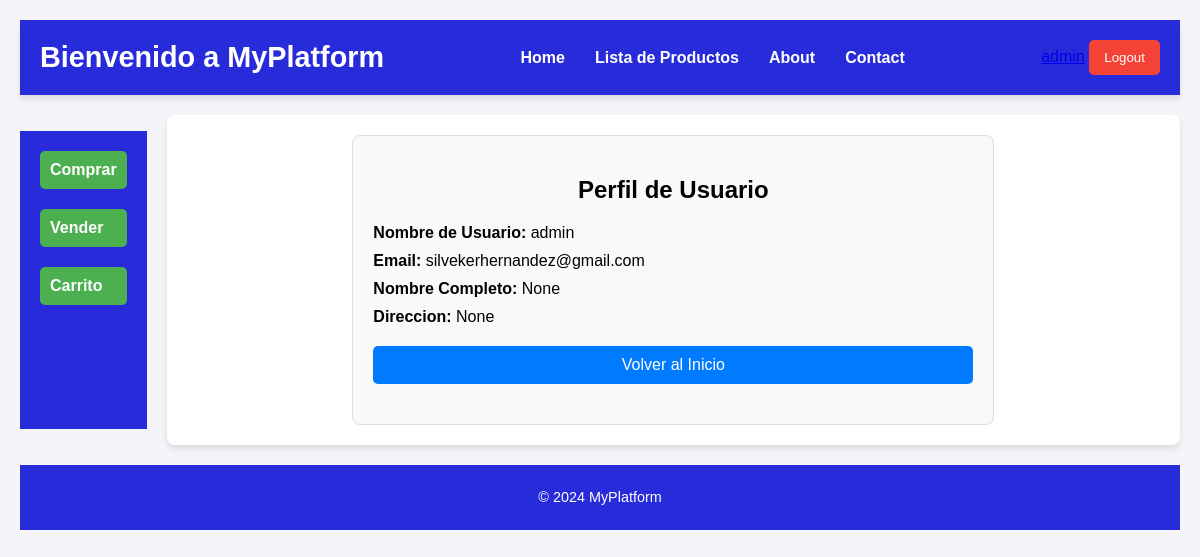
Page /users//profile/ (signed in) on the committed database.
### users/models.py (models this page shows, shortened)
class CustomUser(AbstractUser):
    is_buyer = models.BooleanField(default=False)
    is_seller = models.BooleanField(default=False)
    full_name = models.CharField(max_length=255, blank=True, null=True)
    phone_number = models.CharField(max_length=20, blank=True, null=True)
    address = models.TextField(blank=True, null=True)

### users/views.py (the view)
# urls.py: path('profile/', ProfileView.as_view(), name='profile'),
@method_decorator(login_required, name='dispatch')
class ProfileView(TemplateView):
    template_name = 'users/profile.html'
    def get_context_data(self, **kwargs):
        context = super().get_context_data(**kwargs)
        context['user'] = self.request.user  # Pasamos el usuario autenticado a la plantilla
        return context

### users/templates/users/profile.html
{% extends 'home.html' %}
{% load static %}
{% block content %}
<link rel="stylesheet" href="{% static 'css\profile.css' %}">
<div class="profile-container">
    <h2>Perfil de Usuario</h2>
    <p><strong>Nombre de Usuario:</strong> {{ user.username }}</p>
    <p><strong>Email:</strong> {{ user.email }}</p>
    <p><strong>Nombre Completo:</strong> {{ user.full_name }}</p>
    <p><strong>Direccion:</strong> {{ user.address }}</p>
    <a href="{% url 'home' %}" class="btn">Volver al Inicio</a>
</div>
{% endblock %}

### templates/home.html (shortened to what this page needs)
{% load static %}
<!DOCTYPE html>
<html lang="en">
<head>
    <link rel="stylesheet" href="{% static 'css\home.css' %}">
</head>
<body>
    <div class="grid-container">
        <header>
            <h1>Bienvenido a MyPlatform</h1>
            <ul>
                <li><a href="{% url 'home' %}">Home</a></li>
                <li><a href="{% url 'product_list' %}">Lista de Productos</a></li>
                <li><a href="">About</a></li>
                <li><a href="">Contact</a></li>
            </ul>
            <div>
                {% if user.is_authenticated %}
                    <form method="post" action="{% url 'logout' %}" style="display: inline;">
                        <a href="{% url 'profile' %}">{{ user.username }}</a>
                        <button type="submit">Logout</button>
                    </form>
                {% else %}
                    <a href="{% url 'login' %}">Login</a>
                {% endif %}
            </div>
        </header>
        <menu>
            <li>
                <a href="{% url 'available_products' %}">Comprar</a>
            </li>
            <li>
                <a href="{% url 'sell_product' %}">Vender</a>
            </li>
            <li>
                <a href="{% url 'view_cart' %}">Carrito</a>
            </li>
        </menu>
        <main>
            {% block content %}{% endblock content %}
        </main>
        <footer>
            <p>&copy; 2024 MyPlatform</p>
        </footer>
    </div>
</body>
</html>

### static/css/home.css (style rules this page uses)
body { background-color: #f4f4f9; font-family: Arial, sans-serif; margin: 0; padding: 0; }
.grid-container { display: grid; grid-template-areas: "a a a a a a a a a" "b c c c c c c c c" "d d d d d d d d d"; gap: 20px; grid-template-columns: repeat(9, 1fr); grid-template-rows: auto 1fr auto; padding: 20px; }
header { grid-area: a; background-color: #282bda; color: white; padding: 20px; display: flex; justify-content: space-between; align-items: center; box-shadow: 0 4px 6px rgba(0, 0, 0, 0.1); }
header h1 { margin: 0; font-size: 1.8rem; }
header ul { list-style: none; padding: 0; margin: 0; display: flex; }
header ul li { margin: 0 15px; }
header ul li a { color: white; text-decoration: none; font-weight: bold; transition: color 0.3s ease; }
header div { display: flex; align-items: center; }
header form { display: inline-block; }
header button { background-color: #f44336; color: white; border: none; padding: 10px 15px; border-radius: 5px; cursor: pointer; transition: background-color 0.3s ease; }
menu { grid-area: b; background-color: #282bda; color: white; padding: 20px; display: flex; flex-direction: column; gap: 20px; }
menu a { display: block; color: white; text-decoration: none; font-weight: bold; padding: 10px; border-radius: 5px; background-color: #4CAF50; transition: background-color 0.3s ease; width: 100%; box-sizing: border-box; }
main { grid-area: c; background-color: #ffffff; padding: 20px; border-radius: 8px; box-shadow: 0 4px 6px rgba(0, 0, 0, 0.1); }
footer { grid-area: d; background-color: #282bda; color: white; text-align: center; padding: 10px 0; font-size: 0.9rem; }
menu li { list-style: none; padding: 0; margin: 0; }

### static/css/profile.css (style rules this page uses)
.profile-container { max-width: 600px; margin: 0 auto; padding: 20px; background-color: #f9f9f9; border: 1px solid #ddd; border-radius: 8px; }
.profile-container h2 { text-align: center; margin-bottom: 20px; }
.profile-container p { font-size: 16px; margin: 10px 0; }
.profile-container .btn { display: block; margin: 20px auto; padding: 10px 20px; background-color: #007bff; color: white; text-decoration: none; text-align: center; border-radius: 5px; transition: background-color 0.3s ease; }

### rows in the picture
CustomUser: username "admin", email "silvekerhernandez@gmail.com", full_name "None", address "None"
